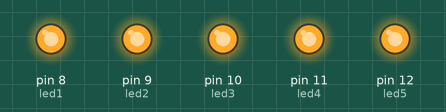
This sketch was run on a simulated Arduino Uno, built with avr-gcc and run on an emulated ATmega328P. Parts: output pins drawn as LEDs (lit = HIGH).

Above: at 0.1 s.
Timing chart, 0 to 1.6 s (numbered marks = the images above):
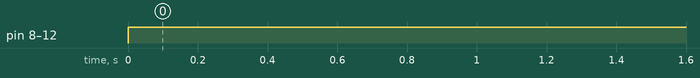

The sketch:

_5LED.ino
```cpp
// Arduino pin numbers
int led1 = 8;
int led2 = 9;
int led3 = 10;
int led4 = 11;
int led5 = 12;

void setup() {
  pinMode(led1, OUTPUT);
  pinMode(led2, OUTPUT);
  pinMode(led3, OUTPUT);
  pinMode(led4, OUTPUT);
  pinMode(led5, OUTPUT);
}

void loop() {
    digitalWrite(led1, HIGH);
    digitalWrite(led2, HIGH);
    digitalWrite(led3, HIGH);
    digitalWrite(led4, HIGH);
    digitalWrite(led5, HIGH);
}
```

Measured:
- by itself, pin 8 (led1), pin 9 (led2), pin 10 (led3), pin 11 (led4), pin 12 (led5): LOW → HIGH at 0.00 s
